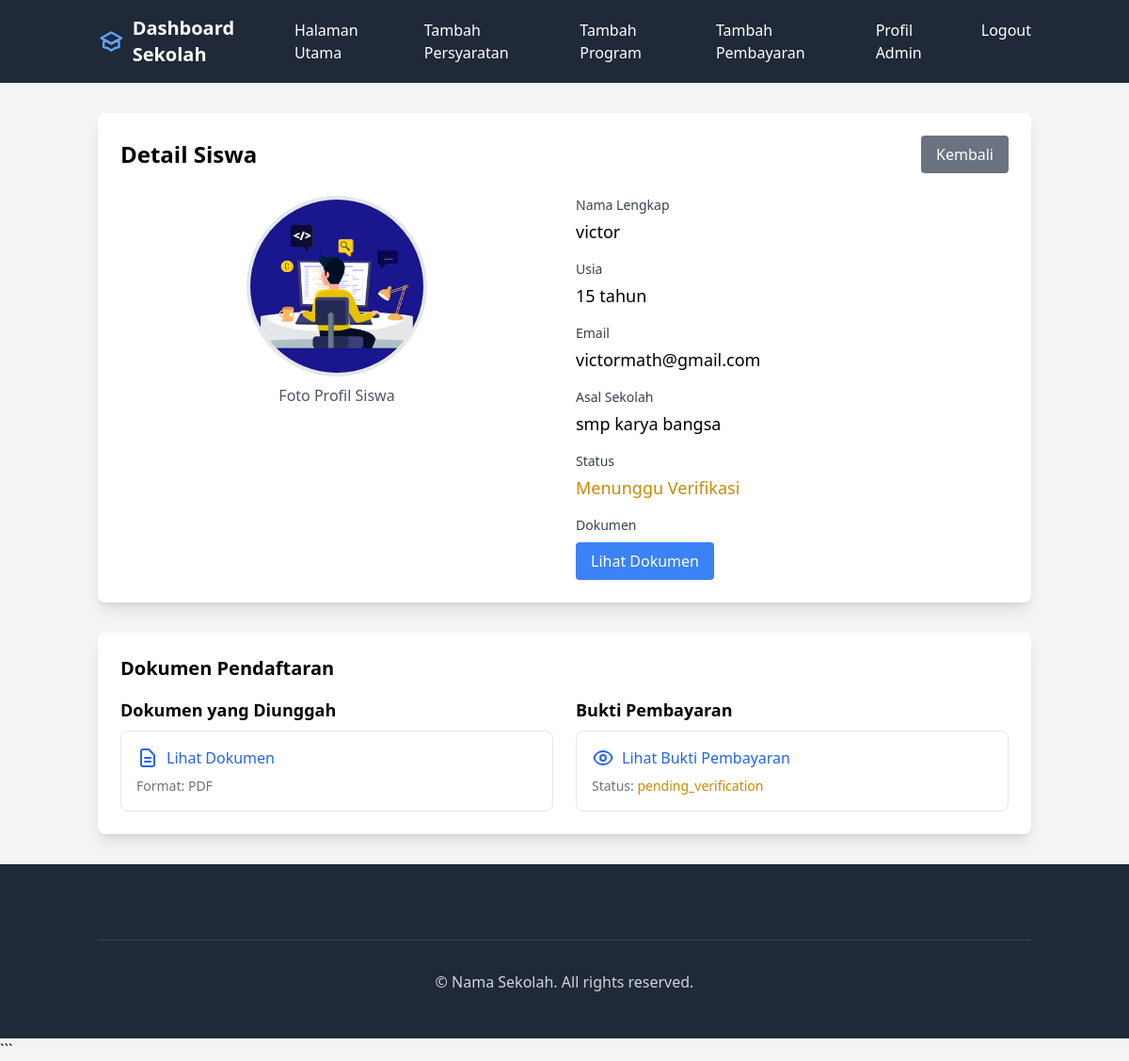
Before: /admin/student/1 (signed in) with the older database file.
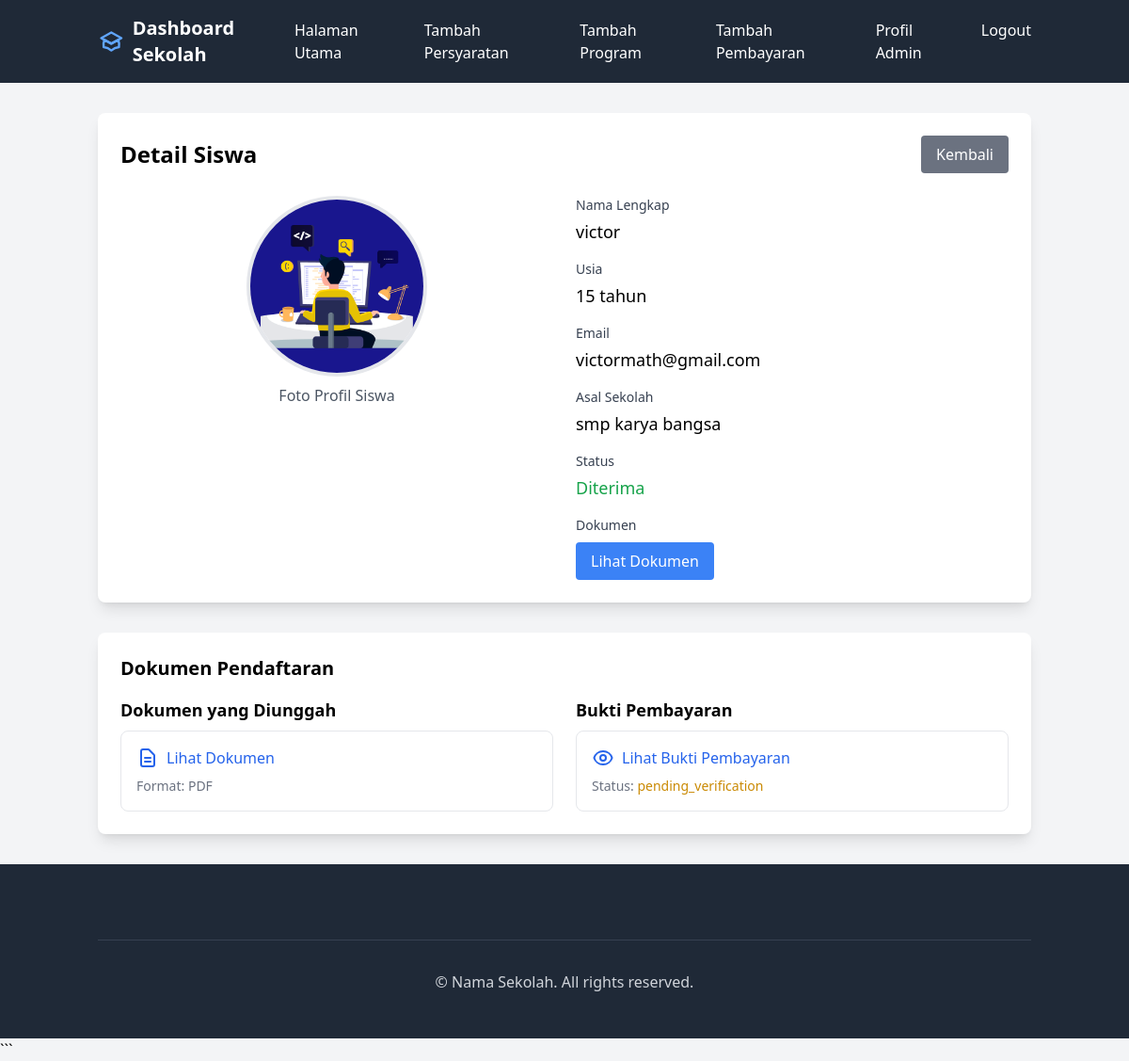
After: the same page with the newer database file.
### app/routes/admin.py (the view)
@admin_bp.route('/student/<int:form_id>')
@login_required
def student_detail(form_id):
    if not current_user.is_admin():
        flash('Unauthorized access', 'error')
        return redirect(url_for('main.index'))
    form = Form.query.get_or_404(form_id)
    return render_template('parts/student_detail.html', form=form)

### app/models.py (called while the page is built)
    def is_admin(self):
        return self.role == UserRole.ADMIN.value

### app/templates/parts/student_detail.html (shortened to what the changed rows need)
{% extends "adminbase.html" %}
{% block content %}
<div class="container mx-auto px-4 py-8">
    <div class="bg-white rounded-lg shadow-lg p-6">
        <div class="flex justify-between items-center mb-6">
            <h1 class="text-2xl font-bold">Detail Siswa</h1>
        </div>
        <div class="grid grid-cols-1 md:grid-cols-2 gap-6">
            <div class="space-y-4">
                <div>
                    <p class="mt-1 text-lg">
                        {% if form.status == 'pending' %}
                            <span class="text-yellow-600">Menunggu Verifikasi</span>
                        {% elif form.status == 'approved' %}
                            <span class="text-green-600">Diterima</span>
                        {% else %}
                            <span class="text-red-600">Ditolak</span>
                        {% endif %}
                    </p>
                </div>
            </div>
        </div>
    </div>
    <div class="mt-8 bg-white rounded-lg shadow-lg p-6">
        <h2 class="text-xl font-bold mb-4">Dokumen Pendaftaran</h2>
    </div>
</div>
{% endblock %}

Changed rows visible on the page:
changed Form "victor": status "pending" → "approved" (drawn)
Other visible differences:
text no longer shown: "Menunggu Verifikasi"
text now shown: "Diterima"
